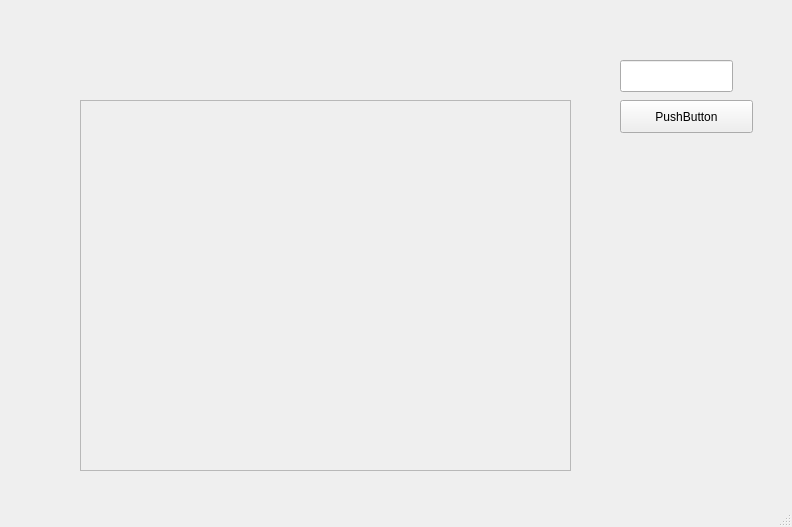
<?xml version="1.0" encoding="UTF-8"?>
<ui version="4.0">
 <class>SquirrelTalksClass</class>
 <widget class="QMainWindow" name="SquirrelTalksClass">
  <property name="geometry">
   <rect>
    <x>0</x>
    <y>0</y>
    <width>792</width>
    <height>527</height>
   </rect>
  </property>
  <property name="windowTitle">
   <string>MainWindow</string>
  </property>
  <widget class="QWidget" name="centralwidget">
   <widget class="QFrame" name="frame_2">
    <property name="geometry">
     <rect>
      <x>80</x>
      <y>100</y>
      <width>491</width>
      <height>371</height>
     </rect>
    </property>
    <property name="frameShape">
     <enum>QFrame::StyledPanel</enum>
    </property>
    <property name="frameShadow">
     <enum>QFrame::Raised</enum>
    </property>
   </widget>
   <widget class="QPushButton" name="pushButton">
    <property name="geometry">
     <rect>
      <x>620</x>
      <y>100</y>
      <width>133</width>
      <height>33</height>
     </rect>
    </property>
    <property name="text">
     <string>PushButton</string>
    </property>
   </widget>
   <widget class="QLineEdit" name="lineEdit">
    <property name="geometry">
     <rect>
      <x>620</x>
      <y>60</y>
      <width>113</width>
      <height>32</height>
     </rect>
    </property>
   </widget>
  </widget>
  <widget class="QMenuBar" name="menubar">
   <property name="geometry">
    <rect>
     <x>0</x>
     <y>0</y>
     <width>792</width>
     <height>26</height>
    </rect>
   </property>
  </widget>
  <widget class="QStatusBar" name="statusbar"/>
 </widget>
 <resources/>
 <connections/>
</ui>
